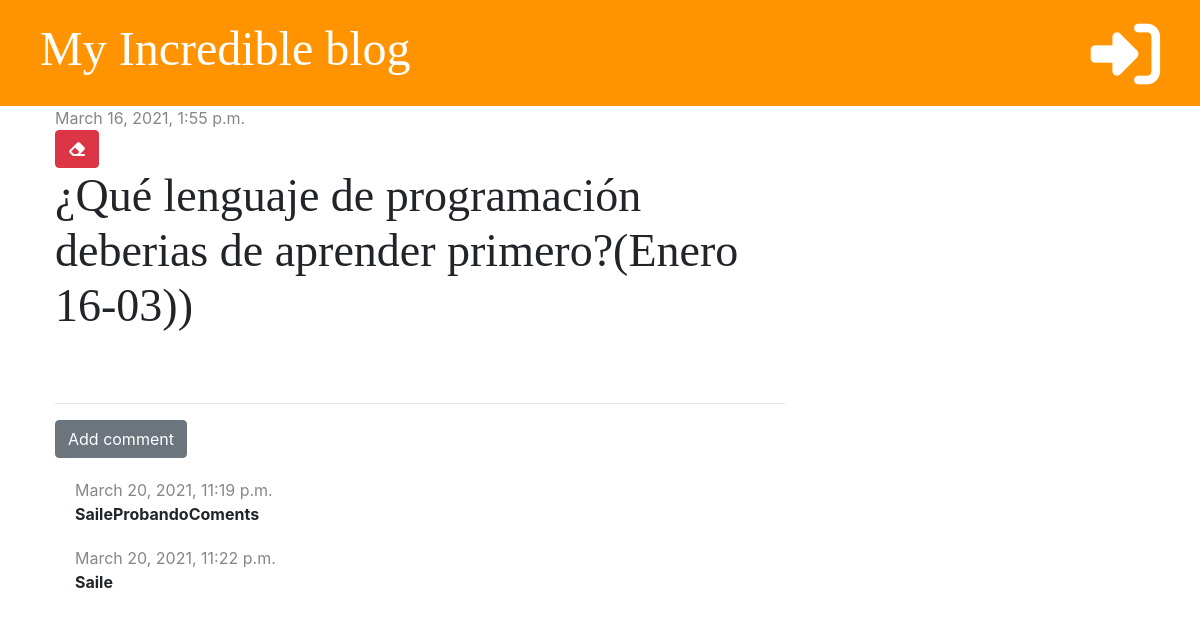
The page /post/1/ on the database as committed earlier.
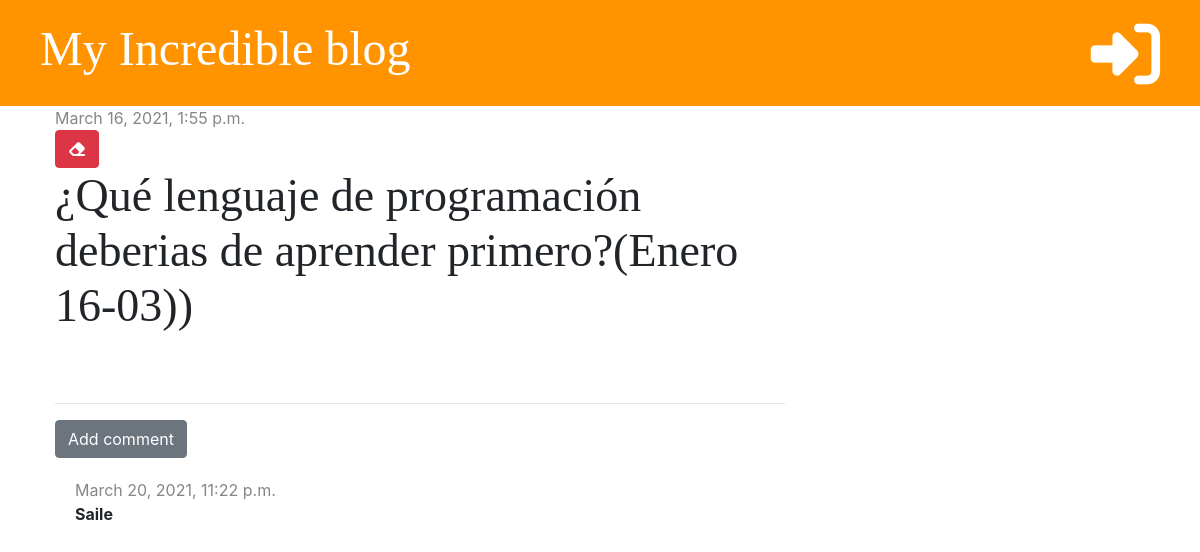
The same page on the database as committed later.
### blog/models.py (models this page shows, shortened)
class Comment(models.Model):
    post = models.ForeignKey(
        'blog.Post', on_delete=models.CASCADE, related_name='comments')
    author = models.CharField(max_length=200)
    text = models.TextField()
    created_date = models.DateTimeField(default=timezone.now)
    approved = models.BooleanField(default=False)

### blog/views.py (the view)
# urls.py: path('post/<int:pk>/', views.post_detail, name='post_detail'),
def post_detail(request, pk):
    post = get_object_or_404(Post, pk=pk)
    stuff_for_frontend = {'post': post}
    return render(request, 'blog/post_detail.html', stuff_for_frontend)

### blog/templatetags/markdownify.py (called while the page is built)
@register.filter
def markdown(value):
    renderer = HighlightRenderer()
    markdown = mistune.Markdown(renderer=renderer)
    return markdown(value)

### blog/templates/blog/post_detail.html (shortened to what this page needs)
{% extends 'blog/base.html' %}
{% load markdownify %}
{% block content %}
<div class="post">
    {% if post.published_date %}
    <div class="date">
        {{post.published_date}}
    </div>
    {% else %}
    <a href="{% url 'post_publish' pk=post.pk %}" class="btn btn-primary">Publish</a>
    {% endif %}
    <a href="{% url 'post_delete' pk=post.pk %}" class="btn btn-danger"
        onclick="return confirm('Are you sure you want to delete this post?')"><i class="fas fa-eraser"></i></a>
    <h1>{{post.title}}</h1>
</div>
<hr>
<a href="{% url 'add_comment_to_post' pk=post.pk %}" class="btn btn-secondary">Add comment</a>
{% for comment in post.comments.all %}
{% if user.is_authenticated or comment.approved %}
<div class="comment">
    <div class="date">
        {{comment.created_date}}
    </div>
    <strong>{{comment.author}}</strong>
</div>
{% endif %}
{% empty %}
<p>No comments yet...</p>
{% endfor %}
{% endblock %}

Rows that differ between the two databases and show on the page:
removed Comment: created_date "March 20, 2021, 11:19 p.m.", author "SaileProbandoComents"
